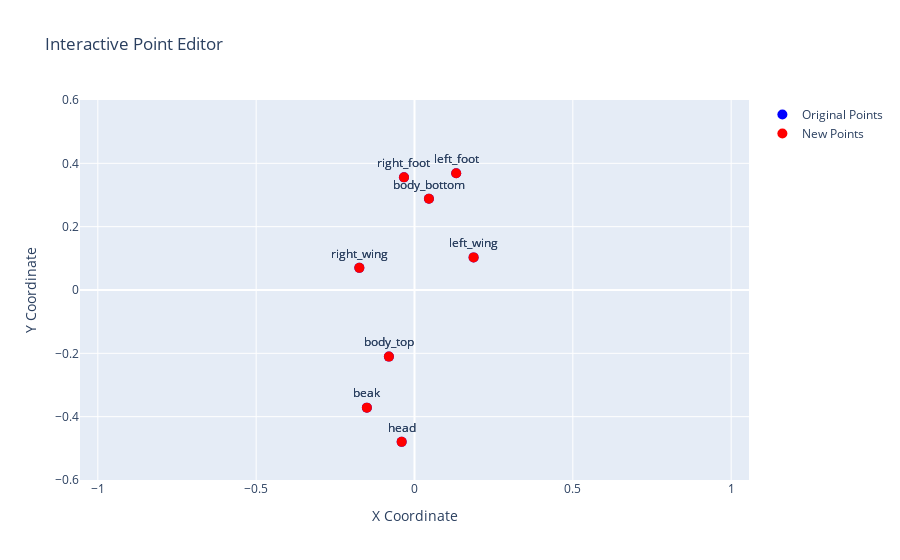

Notebook code cell kept with this figure:
### Code cell
mover.plot_points()

### Figure 1 — Plotly figure (JSON) as saved in the notebook; plotly's stock layout.template omitted (floating-point values rounded to 4 significant figures)
{"data": [{"marker": {"color": "blue", "size": 10}, "mode": "markers+text", "name": "Original Points", "text": ["head", "beak", "body_top", "right_wing", "left_wing", "body_bottom", "right_foot", "left_foot"], "textposition": "top center", "type": "scatter", "x": [-0.04051, -0.1504, -0.0808, -0.1742, 0.1866, 0.04558, -0.03318, 0.1317], "y": [-0.4795, -0.3715, -0.2103, 0.06994, 0.1029, 0.2879, 0.3557, 0.3685]}, {"marker": {"color": "red", "size": 10}, "mode": "markers+text", "name": "New Points", "text": ["head", "beak", "body_top", "right_wing", "left_wing", "body_bottom", "right_foot", "left_foot"], "textposition": "top center", "type": "scatter", "x": [-0.04051, -0.1504, -0.0808, -0.1742, 0.1866, 0.04558, -0.03318, 0.1317], "y": [-0.4795, -0.3715, -0.2103, 0.06994, 0.1029, 0.2879, 0.3557, 0.3685]}], "layout": {"dragmode": "pan", "title": {"text": "Interactive Point Editor"}, "xaxis": {"range": [-0.6, 0.6], "scaleanchor": "y", "title": {"text": "X Coordinate"}}, "yaxis": {"range": [-0.6, 0.6], "title": {"text": "Y Coordinate"}}}}
